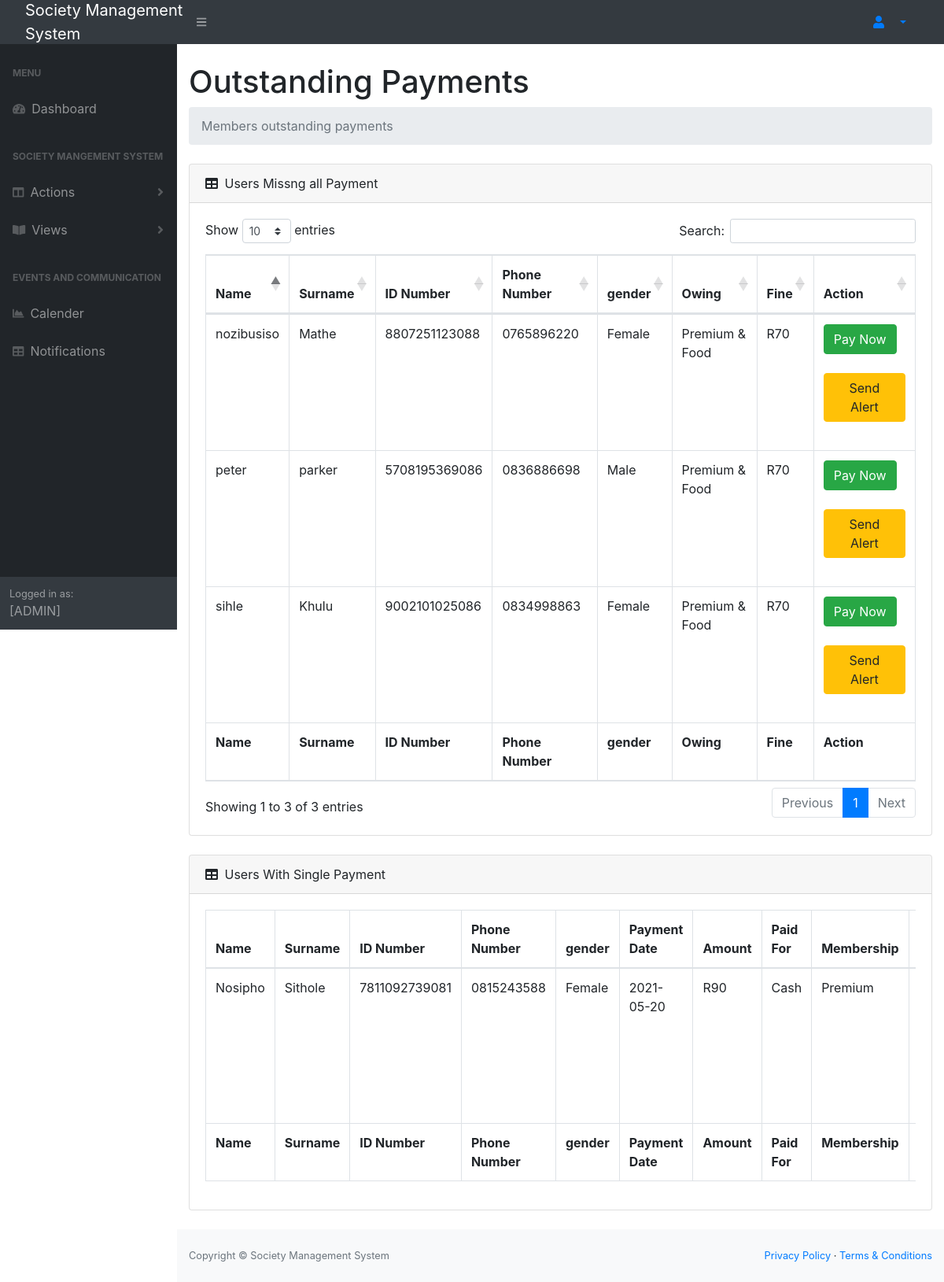
Screenshot of /outstanding.php with the database file from the repository.
### tables this page shows
CREATE TABLE `member` (
  `memberId` int(10) NOT NULL,
  `name` varchar(25) NOT NULL,
  `surname` varchar(25) NOT NULL,
  `id` varchar(15) NOT NULL,
  `cell_no` varchar(12) NOT NULL,
  `status` varchar(15) NOT NULL,
  `start_date` varchar(10) NOT NULL,
  `gender` varchar(10) NOT NULL,
  `user_id` int(10) NOT NULL
);

### outstanding.php (the view, shortened to what this page needs)
<?php
include("connection.php");
$name = $_SESSION['name'];
?>
<!DOCTYPE html>
<html lang="en">
    <head>
        <link href="css/styles.css" rel="stylesheet" />
        <link href="https://cdn.datatables.net/1.10.20/css/dataTables.bootstrap4.min.css" rel="stylesheet" />
        <link rel="stylesheet" href="//stackpath.bootstrapcdn.com/bootstrap/4.3.1/css/bootstrap.min.css" crossorigin=anonymous>
    </head>
    <body class="sb-nav-fixed">
        <nav class="sb-topnav navbar navbar-expand navbar-dark bg-dark">
            <a class="navbar-brand" href="#">Society Management<br/> System</a>
            <button class="btn btn-link btn-sm order-1 order-lg-0" id="sidebarToggle" href="#!"><i class="fas fa-bars"></i></button>
            <li class="nav-item dropdown no-arrow-none d-md-inline-block  ml-auto mr-0 mr-md-3 my-2 my-md-0">
              <a class="nav-link dropdown-toggle" href="#" id="userDropdown" role="button" data-toggle="dropdown" aria-haspopup="true" aria-expanded="false">
              <i class="fas fa-user fa-fw green-text"></i>
              </a>
            </li>
        </nav>
        <div id="layoutSidenav">
            <div id="layoutSidenav_nav">
                <nav class="sb-sidenav accordion sb-sidenav-dark" id="sidenavAccordion">
                    <div class="sb-sidenav-menu">
                        <div class="nav">
                            <div class="sb-sidenav-menu-heading">Menu</div>
                            <a class="nav-link" href="admin.php">
                                <div class="sb-nav-link-icon"><i class="fas fa-tachometer-alt"></i></div>
                                Dashboard
                            </a>
                            <div class="sb-sidenav-menu-heading">Society Mangement System</div>
                             <a class="nav-link collapsed" href="#" data-toggle="collapse" data-target="#collapseLayouts" aria-expanded="false" aria-controls="collapseLayouts">
                                <div class="sb-nav-link-icon"><i class="fas fa-columns"></i></div>
                                 Actions
                                <div class="sb-sidenav-collapse-arrow"><i class="fas fa-angle-down"></i></div>
                             </a>
                             <a class="nav-link collapsed" href="#" data-toggle="collapse" data-target="#collapsePages" aria-expanded="false" aria-controls="collapsePages">
                                <div class="sb-nav-link-icon"><i class="fas fa-book-open"></i></div>
                                Views
                                <div class="sb-sidenav-collapse-arrow"><i class="fas fa-angle-down"></i></div>
                             </a>
                            <div class="sb-sidenav-menu-heading">Events and Communication</div>
                            <a class="nav-link" href="events.php">
                                <div class="sb-nav-link-icon"><i class="fas fa-chart-area"></i></div>
                                Calender
                            </a>
                            <a class="nav-link" href="notification.php">
                                <div class="sb-nav-link-icon"><i class="fas fa-table"></i></div>
                                Notifications
                            </a>
                        </div>
                    </div>
                    <div class="sb-sidenav-footer">
                        <div class="small">Logged in as:</div>
                        <?php echo $name. " [ADMIN]"; ?>
                    </div>
                </nav>
            </div>
            <div id="layoutSidenav_content">
                <main>
                    <div class="container-fluid">
                        <h1 class="mt-4">Outstanding Payments</h1>
                        <ol class="breadcrumb mb-4">
                            <li class="breadcrumb-item active">Members outstanding payments</li>
                        </ol>
                        <div class="card mb-4">
                            <div class="card-header">
                                <i class="fas fa-table mr-1"></i>
                                Users Missng all Payment
                            </div>
                            <div class="card-body">
                                <div class="table-responsive">
                                    <table class="table table-bordered" id="dataTable" width="100%" cellspacing="0">
                                        <thead>
                                            <tr>
                                            <th>Name</th>
                                                <th>Surname</th>
                                                <th>ID Number</th>
                                                <th>Phone Number</th>
                                                <th>gender</th>
                                                <th>Owing</th>
                                                <th>Fine</th>
                                                <th>Action</th>
                                            </tr>
                                        </thead>
                                        <tfoot>
                                            <tr>
                                                <th>Name</th>
                                                <th>Surname</th>
                                                <th>ID Number</th>
                                                <th>Phone Number</th>
                                                <th>gender</th>
                                                <th>Owing</th>
                                                <th>Fine</th>
                                                <th>Action</th>
                                            </tr>
                                        </tfoot>
                                        <tbody>
                                             <?php
                                               $payQuery = "SELECT m.memberId,m.name,m.surname,m.id,m.cell_no,m.gender,p.payment_date
                                                            FROM member m
                                                            LEFT JOIN payment p
                                                            ON m.memberId = p.member_id
                                                            WHERE p.payment_date IS NULL
                                                            AND m.status = 'member'";
                                               $payment = mysqli_query($con,$payQuery);
                                               while($data = mysqli_fetch_array($payment))
                                               {
                                                  $memberId = $data['memberId'];
                                                   $name = $data['name'];
                                                   $surname = $data['surname'];
                                                   $id = $data['id'];
                                                   $cell = $data['cell_no'];
                                                   $gender = $data['gender'];
                                                   $owing = "Premium & Food";
                                                   $fine = "R70";
                                               ?>
                                               <tr>
                                                    <td> <?php echo $name;  ?>  </td>
                                                    <td> <?php echo $surname;  ?> </td>
                                                    <td> <?php echo $id;  ?> </td>
                                                    <td> <?php echo $cell;  ?> </td>
                                                    <td> <?php echo $gender;  ?> </td>
                                                    <td> <?php echo $owing;  ?> </td>
                                                    <td> <?php echo $fine;  ?> </td>
                                                    <div class="text-center">
                                                   <td>  <a href="" class="btn btn-success btn-rounded mb-4" data-toggle="modal" data-target="#modalLoginForm2">Pay Now</a>
                                                   <a href="alert.php?id=<?php echo $memberId;  ?>&owing=both" class="btn btn-warning btn-rounded mb-4" >Send  Alert</a>
                                                  </td>
                                                </div>
                                                </tr>
                                               <?php
                                               }
                                              ?>
                                        </tbody>
                                    </table>
                                </div>
                            </div>
                        </div>
                        <div class="card mb-4">
                            <div class="card-header">
                                <i class="fas fa-table mr-1"></i>
                                Users With Single Payment
                            </div>
                            <div class="card-body">
                                <div class="table-responsive">
                                    <table class="table table-bordered" id="dataTable" width="100%" cellspacing="0">
                                        <thead>
                                            <tr>
                                            <th>Name</th>
                                                <th>Surname</th>
                                                <th>ID Number</th>
                                                <th>Phone Number</th>
                                                <th>gender</th>
                                                <th>Payment Date</th>
                                                <th>Amount</th>
                                                <th>Paid For</th>
                                                <th>Membership</th>
                                                <th>Owing</th>
                                            </tr>
                                        </thead>
                                        <tfoot>
                                            <tr>
                                                <th>Name</th>
                                                <th>Surname</th>
                                                <th>ID Number</th>
                                                <th>Phone Number</th>
                                                <th>gender</th>
                                                <th>Payment Date</th>
                                                <th>Amount</th>
                                                <th>Paid For</th>
                                                <th>Membership</th>
                                                <th>Owing</th>
                                            </tr>
                                        </tfoot>
                                        <tbody>
                                             <?php
                                               $payQuery = "SELECT  m.memberId,m.name,m.surname,m.id,m.cell_no,m.gender,p.payment_date,p.amount,o.name as OptionName,f.name as membershipName
                                                            FROM member m,payment p,payment_option o,membership_fee f
                                                            WHERE m.memberId = p.member_id
                                                            AND o.optionId = p.optionId
                                                            AND p.fee_id = f.fee_id
                                                            AND MONTH(p.payment_date) = MONTH(CURRENT_DATE) - 1
                                                          AND YEAR(p.payment_date) = YEAR(CURRENT_DATE)
                                                            AND memberId IN  (
                                                                                SELECT member_id
                                                                                FROM payment
                                                                                WHERE fee_id <> 3
                                                                                GROUP BY member_id
                                                                                AND m.status = 'member'
                                                                                HAVING COUNT(member_id) <= 1)";
                                               $payment = mysqli_query($con,$payQuery);
                                               while($data = mysqli_fetch_array($payment))
                                               {
                                                   $name = $data['name'];
                                                   $surname = $data['surname'];
                                                   $id = $data['id'];
                                                   $cell = $data['cell_no'];
                                                   $gender = $data['gender'];
                                                   $date = $data['payment_date'];
                                                   $amount = $data['amount'];
                                                   $option = $data['OptionName'];
                                                   $membership = $data['membershipName'];
                                                   if($membership == "Premium")
                                                   {
                                                       $owing = "Food";
                                                   }
                                                   else {
                                                    $owing = "Premium";
                                                    $fine = "R20";
                                                   }
                                               ?>
                                               <tr>
                                                    <td> <?php echo $name;  ?>  </td>
                                                    <td> <?php echo $surname;  ?> </td>
                                                    <td> <?php echo $id;  ?> </td>
                                                    <td> <?php echo $cell;  ?> </td>
                                                    <td> <?php echo $gender;  ?> </td>
                                                    <td> <?php echo $date;  ?> </td>
                                                    <td> <?php echo "R". $amount;  ?> </td>
                                                    <td> <?php echo $option;  ?> </td>
                                                    <td> <?php echo $membership;  ?> </td>
                                                    <td> <?php echo $owing;  ?> </td>
                                                </tr>
                                               <?php
                                               }
                                              ?>
                                        </tbody>
                                    </table>
                                </div>
                            </div>
                        </div>
                    </div>
                </main>
                <footer class="py-4 bg-light mt-auto">
                    <div class="container-fluid">
                        <div class="d-flex align-items-center justify-content-between small">
                           <div class="text-muted">Copyright &copy; Society Management System</div>
                            <div>
                                <a href="#">Privacy Policy</a>
                                &middot;
                                <a href="#">Terms &amp; Conditions</a>
                            </div>
                        </div>
                    </div>
                </footer>
            </div>
        </div>
    </body>
</html>

### rows the page displays
member: name "sihle", surname "Khulu", id "9002101025086", cell_no "0834998863", gender "Female", owing "Premium & Food", fine "R70"
member: name "nozibusiso", surname "Mathe", id "8807251123088", cell_no "0765896220", gender "Female", owing "Premium & Food", fine "R70"
member: name "peter", surname "parker", id "5708195369086", cell_no "0836886698", gender "Male", owing "Premium & Food", fine "R70"
member: name "Nosipho", surname "Sithole", id "7811092739081", cell_no "0815243588", gender "Female", date "2021-05-20", amount "90", option "Cash", membership "Premium"
